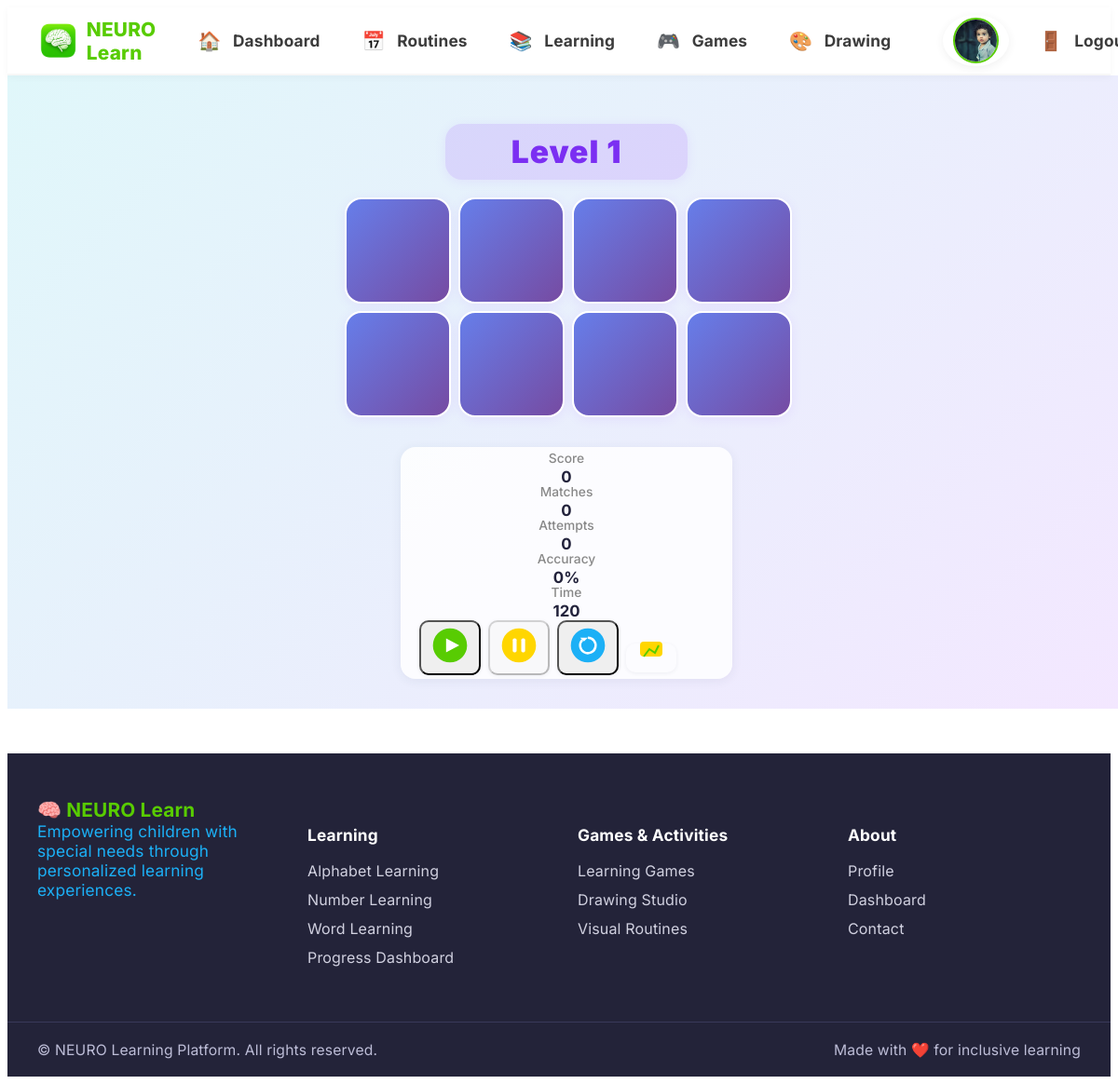
The app's page /games/color-matching/level/1/ (signed in) with its own data.
### apps/users/models.py (models this page shows, shortened)
class CustomUser(AbstractUser):
    class UserRole(models.TextChoices):
        PARENT = 'parent', _('Parent')
        THERAPIST = 'therapist', _('Therapist')
        TEACHER = 'teacher', _('Teacher')
        CHILD = 'child', _('Child')
    email = models.EmailField(_('email address'), unique=True)
    role = models.CharField(
        max_length=20,
        choices=UserRole.choices,
        default=UserRole.PARENT,
        help_text=_('User role in the system')
    )
    username = models.CharField(max_length=150, unique=True, blank=True, null=True)
    phone_number = models.CharField(max_length=15, blank=True, null=True)
    date_of_birth = models.DateField(blank=True, null=True)
    profile_picture = models.ImageField(upload_to='profile_pics/', blank=True, null=True)
    USERNAME_FIELD = 'email'
    REQUIRED_FIELDS = ['username', 'role']
    class Meta:
        verbose_name = _('user')
        verbose_name_plural = _('users')

### apps/games/models.py (models this page shows, shortened)
class ColorMatchingGame(models.Model):
    level = models.IntegerField(unique=True)
    name = models.CharField(max_length=100)
    description = models.TextField()
    time_limit = models.IntegerField(help_text="Time limit in seconds")
    points_per_match = models.IntegerField(default=10)
    required_matches = models.IntegerField(help_text="Number of matches required to complete level")
    is_active = models.BooleanField(default=True)
    created_at = models.DateTimeField(auto_now_add=True)
    updated_at = models.DateTimeField(auto_now=True)
    class Meta:
        ordering = ['level']

### apps/games/views.py (the view)
# urls.py: path('color-matching/level/<int:level>/', views.color_matching_game, name='color_matching_game'),
@login_required
def color_matching_game(request, level):
    game = get_object_or_404(Game, name__icontains='color matching')
    level_obj = get_object_or_404(ColorMatchingGame, level=level, is_active=True)
    level_config = get_object_or_404(ColorMatchingLevel, game=level_obj)
    colors = list(level_config.colors.all())
    if not colors:
        return JsonResponse({'error': 'No colors configured for this level'}, status=400)
    session, created = GameSession.objects.get_or_create(
        child=request.user,
        game=game,
        level=level,
        defaults={'started_at': timezone.now()}
    )
    grid_size = level_config.grid_size
    num_colors_needed = (grid_size * grid_size) // 2
    game_colors = random.sample(colors, min(num_colors_needed, len(colors)))
    cards = []
    for color in game_colors:
        cards.extend([color] * 2)  # Each color appears twice
    random.shuffle(cards)
    grid = []
    for i in range(grid_size):
        row = []
        for j in range(grid_size):
            card_index = i * grid_size + j
            if card_index < len(cards):
                row.append({
                    'id': card_index,
                    'color': cards[card_index].hex_code,
                    'name': cards[card_index].name,
                    'row': i,
                    'col': j
                })
        grid.append(row)
    context = {
        'game': game,
        'level': level_obj,
        'session': session,
        'grid': grid,
        'grid_size': grid_size,
        'time_limit': level_obj.time_limit,
        'required_matches': level_obj.required_matches,
        'colors': game_colors,
    }
    return render(request, 'games/color_matching.html', context)

### templates/games/color_matching.html (shortened to what this page needs)
{% extends 'base.html' %}
{% load static %}
{% block content %}
<div class="color-match-bg" style="min-height:calc(100vh - 120px);display:flex;flex-direction:column;align-items:center;justify-content:center;">
    <div class="level-title-poki level-title-prominent">Level {{ level.level }}</div>
    <div class="game-board-poki mb-2" id="gameBoard">
        {% for row in grid %}
        <div class="game-row-poki">
            {% for card in row %}
            <div class="game-card-poki"
                 data-card-id="{{ card.id }}"
                 data-color="{{ card.color }}"
                 data-name="{{ card.name }}"
                 data-row="{{ card.row }}"
                 data-col="{{ card.col }}">
                <div class="card-back-poki">
                </div>
                <div class="card-front-poki" style="background-color: {{ card.color }};">
                    <span class="color-name">{{ card.name }}</span>
                </div>
            </div>
            {% endfor %}
        </div>
        {% endfor %}
    </div>
    <div class="game-bar-poki d-flex align-items-center justify-content-center gap-3 mt-2 mb-2 flex-row flex-wrap">
        <div class="stat-poki-group d-flex flex-row align-items-center gap-3">
            <div class="stat-poki"><div class="stat-poki-label">Score</div><span id="score">0</span></div>
            <div class="stat-poki"><div class="stat-poki-label">Matches</div><span id="matches">0</span></div>
            <div class="stat-poki"><div class="stat-poki-label">Attempts</div><span id="attempts">0</span></div>
            <div class="stat-poki"><div class="stat-poki-label">Accuracy</div><span id="accuracy">0%</span></div>
            <div class="stat-poki"><div class="stat-poki-label">Time</div><span id="timer">{{ level.time_limit }}</span></div>
        </div>
        <button class="btn btn-success poki-btn" id="startBtn"><span class="duo-svg-icon me-1">{% include 'icons/play.svg' %}</span></button>
        <button class="btn btn-warning poki-btn" id="pauseBtn" disabled><span class="duo-svg-icon me-1">{% include 'icons/pause.svg' %}</span></button>
        <button class="btn btn-danger poki-btn" id="resetBtn"><span class="duo-svg-icon me-1">{% include 'icons/reset.svg' %}</span></button>
        <a href="{% url 'games:color_matching_levels' %}" class="btn btn-outline-primary poki-btn ms-2"><span class="duo-svg-icon me-1">{% include 'icons/progress.svg' %}</span></a>
    </div>
</div>
{% endblock %}

### templates/base.html (shortened to what this page needs)
<!DOCTYPE html>
<html lang="en">
<head>
    {% load static %}
    <link rel="stylesheet" href="/static/css/child_dashboard_duolingo.css">
    <link rel="stylesheet" href="/static/css/duo_header_footer.css">
</head>
<body>
    <header class="duo-header">
        <div class="container-fluid d-flex align-items-center justify-content-between py-2">
            <div class="d-flex align-items-center">
                <a href="/dashboard/" class="duo-logo-link">
                    <img src="{% static 'img/green_brain_icon.png' %}" alt="NEURO Learn Logo" class="duo-logo" style="width:2.8rem; height:2.8rem; object-fit:contain; vertical-align:middle;">
                    <span class="duo-brand">NEURO Learn</span>
                </a>
            </div>
            <nav class="duo-nav d-flex align-items-center">
                <a href="/dashboard/" class="duo-nav-link" title="Dashboard"><span class="duo-nav-icon">🏠</span><span class="duo-nav-label">Dashboard</span></a>
                <a href="/routines/" class="duo-nav-link" title="My Routines"><span class="duo-nav-icon">📅</span><span class="duo-nav-label">Routines</span></a>
                <a href="/learning/" class="duo-nav-link" title="Learning"><span class="duo-nav-icon">📚</span><span class="duo-nav-label">Learning</span></a>
                <a href="/games/" class="duo-nav-link" title="Games"><span class="duo-nav-icon">🎮</span><span class="duo-nav-label">Games</span></a>
                <a href="/drawing/" class="duo-nav-link" title="Drawing"><span class="duo-nav-icon">🎨</span><span class="duo-nav-label">Drawing</span></a>
                <a href="/profile/" class="duo-nav-link duo-avatar-link ms-3" title="Profile">
                    {% if user.profile_picture %}
                        <img src="{{ user.profile_picture.url }}" alt="Profile" class="duo-avatar-img" style="background: none; box-shadow: none;">
                    {% else %}
                        <span class="duo-avatar">{{ user.first_name|default:user.username|first|upper }}</span>
                    {% endif %}
                </a>
                <a href="/logout/" class="duo-nav-link ms-3" title="Logout">
                    <span class="duo-nav-icon">🚪</span>
                    <span class="duo-nav-label">Logout</span>
                </a>
            </nav>
        </div>
    </header>
    <main>
        {% block content %}{% endblock %}
    </main>
    <footer class="duo-footer mt-5">
        <div class="duo-footer-main">
            <div class="duo-footer-col">
                <div class="duo-footer-logo">🧠 NEURO Learn</div>
                <div class="duo-footer-slogan">Empowering children with special needs through personalized learning experiences.</div>
            </div>
            <div class="duo-footer-col">
                <h5>Learning</h5>
                <ul class="duo-footer-links">
                    <li><a href="/learning/alphabet/">Alphabet Learning</a></li>
                    <li><a href="/learning/numbers/">Number Learning</a></li>
                    <li><a href="/learning/words/">Word Learning</a></li>
                    <li><a href="/learning/progress/">Progress Dashboard</a></li>
                </ul>
            </div>
            <div class="duo-footer-col">
                <h5>Games & Activities</h5>
                <ul class="duo-footer-links">
                    <li><a href="/games/">Learning Games</a></li>
                    <li><a href="/drawing/">Drawing Studio</a></li>
                    <li><a href="/routines/">Visual Routines</a></li>
                </ul>
            </div>
            <div class="duo-footer-col">
                <h5>About</h5>
                <ul class="duo-footer-links">
                    <li><a href="/profile/">Profile</a></li>
                    <li><a href="/dashboard/">Dashboard</a></li>
                    <li><a href="#">Contact</a></li>
                </ul>
            </div>
        </div>
        <div class="duo-footer-bottom">
            <span>© {{ now|date:'Y' }} NEURO Learning Platform. All rights reserved.</span>
            <span>Made with ❤️ for inclusive learning</span>
        </div>
    </footer>
</body>
</html>

### static/css/child_dashboard_duolingo.css (style rules this page uses)
body, .child-dashboard-duo { background: #fff !important; color: #3C3C3C; font-family: 'Nunito', 'Segoe UI', Arial, sans-serif; min-height: 100vh; }
.btn, .btn-sm { border-radius: 1.2rem !important; font-weight: 700; font-size: 1rem; padding: 0.4rem 1.2rem; margin-top: 0.2rem; }

### static/css/duo_header_footer.css (style rules this page uses)
body, .child-dashboard-duo { font-family: 'Inter', 'Nunito', 'Segoe UI', Arial, sans-serif; }
.duo-header { background: #fff; border-bottom: 2px solid #F7F7F7; box-shadow: 0 2px 8px rgba(60,60,60,0.04); position: sticky; top: 0; z-index: 100; width: 100%; min-height: 54px; }
.duo-header .container-fluid { display: flex; align-items: center; justify-content: space-between; flex-wrap: nowrap; padding: 0.5rem 2rem; }
.duo-logo-link { display: flex; align-items: center; text-decoration: none; margin-right: 2rem; }
.duo-logo { font-size: 2.1rem; margin-right: 0.5rem; color: #58CC02; }
.duo-brand { font-size: 1.3rem; font-weight: 800; color: #58CC02; letter-spacing: 0.01em; }
.duo-nav { display: flex; flex-direction: row; align-items: center; gap: 1.2rem; flex: 1 1 auto; }
.duo-nav-link { display: flex; align-items: center; justify-content: center; background: transparent; border-radius: 1.2rem; padding: 0.32rem 0.8rem; font-size: 1.05rem; color: #3C3C3C; text-decoration: none; font-weight: 700; transition: background 0.15s, color 0.15s, box-shadow 0.15s; box-shadow: none; gap: 0.5rem; }
.duo-nav-icon { font-size: 1.25rem; margin-right: 0.3rem; }
.duo-nav-label { font-size: 1.08rem; font-weight: 700; letter-spacing: 0.01em; }
.duo-avatar-link { padding: 0.2rem 0.7rem; background: #fff !important; color: #fff !important; border-radius: 50%; font-size: 1.2rem; margin-left: 1.5rem; box-shadow: 0 2px 8px rgba(60,60,60,0.08); border: none; }
.duo-footer { background: #232339; color: #fff; border-top: none; font-size: 1rem; font-weight: 400; letter-spacing: 0.01em; margin-top: 3rem; box-shadow: none; padding: 0; }
.duo-footer-slogan { color: #1CB0F6; font-size: 1.08rem; margin-bottom: 1.2rem; }
.duo-footer-main { max-width: 1200px; margin: 0 auto; padding: 3rem 2rem 1.5rem 2rem; display: flex; flex-wrap: wrap; gap: 2.5rem; justify-content: space-between; }
.duo-footer-col { min-width: 180px; flex: 1 1 180px; margin-bottom: 1.5rem; }
.duo-footer-col h5 { color: #fff; font-size: 1.08rem; font-weight: 700; margin-bottom: 1.1rem; letter-spacing: 0.01em; }
.duo-footer-links { list-style: none; padding: 0; margin: 0; }
.duo-footer-links li { margin-bottom: 0.7rem; }
.duo-footer-links a { color: #d1d1e0; text-decoration: none; font-weight: 400; transition: color 0.15s; }
.duo-footer-bottom { border-top: 1px solid #39395a; padding: 1.2rem 2rem 1.2rem 2rem; display: flex; justify-content: space-between; align-items: center; font-size: 0.98rem; color: #bdbdd7; background: #232339; }
.duo-footer-logo { font-size: 1.3rem; font-weight: 700; color: #58CC02; display: flex; align-items: center; gap: 0.5rem; }
.duo-avatar-img { width: 2.8rem; height: 2.8rem; object-fit: cover; border-radius: 50%; border: 2px solid #58CC02; background: #fff; display: inline-block; }

### records on screen
CustomUser: profile_picture (picture)
ColorMatchingGame: level "1", time_limit "120"
